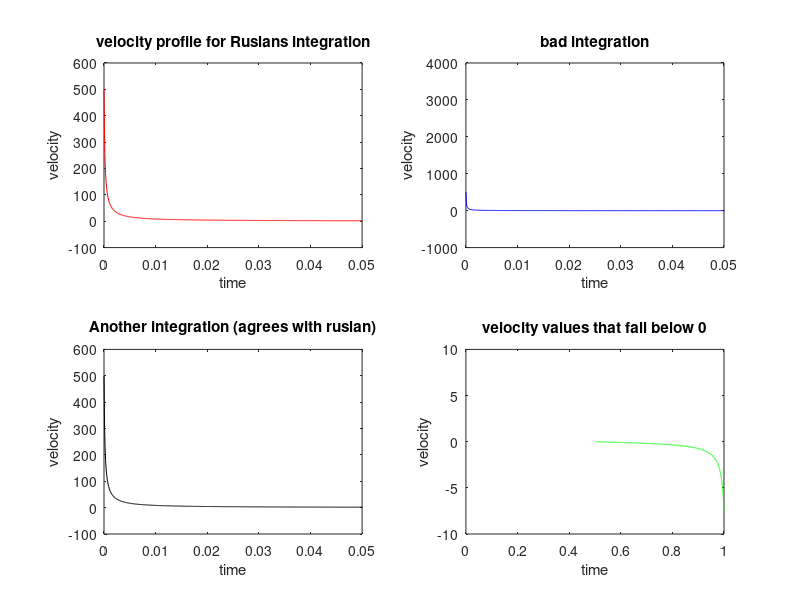

Source code (MATLAB):
%% define all parameters
depth_L = 10; % depth of the Langerhan cells 
r_LC = 4; % radius of Langerhan cells 
depth_SC = ((20+30)/2); % thickness of stratum corneum 
depth_VE = ((50+100)/2); % thickness of viable epidermis 
rho_LC = 1000; % 1000 Langherhan cells per mm
rho_SC = 1500; % density of stratum corneum kg/m^3
rho_VE = 1200; % density of viable epidermis kg/m^3
sig_SC = (3+25)/2; % average yield stress for stratum corneum in MPA
sig_VE = 2; % yield stress for viable epidermis in MPA
mu = 0.89; % water viscosity in micropascals per second
ymod_SC = 4; % youngs modulus of stratum corneum in gigapascals
ymod_VE = 3; % youngs modulus of viable epidermis in gigapascals
v_0 = (400+600)/2; % typical entry velocity of particle
r = (0.5+2.5)/2; % typical particle radius
rho_g = 19.32; % density of gold kg/m^3
c_D = 0.5; % drag coeffecient
c = 3; % yield constant

% calculate some parameters from others
A = pi * r^2; % area of the particle
rho_s = (rho_SC+rho_VE)/2; % average density for one skin system
sig_s = (sig_SC + sig_VE)/2; % average yield constant for one skin system
m = rho_g * A .* r; % mass of the particle

% from calculations, define some constantsa
alpha = (c * A * sig_s)/(0.5*c_D * A * rho_s);
beta = 1/(0.5*c_D * A * rho_s);
gamma = sqrt(c*c_D*rho_s*sig_s);

%% define velocity as a function of time
v = @(t) tan(((-t * sqrt(alpha))/(m * beta)) + ...
    atan(v_0/sqrt(alpha)))*sqrt(alpha);

t_test = @(t) ((sqrt(2) * sqrt(c) * sqrt(sig_s)) * ...
    tan((-t/m * sqrt(2)) * A * sqrt(c) * sqrt(rho_s) * sqrt(sig_s) + ...
    atan((sqrt(c_D)*sqrt(rho_s) * v_0)/(sqrt(2) * sqrt(c) * sqrt(sig_s))))) / ...
    (sqrt(c_D) * sqrt(rho_s));

t_test2 = @(t) (tan(-t/(sqrt(2)*m)*A*gamma + ...
    atan((v_0*c_D*rho_s)/(sqrt(2)*gamma))) * ...
    sqrt(2) * gamma) / ...
    (c_D * rho_s);

% these should equal v_0
v(0)
t_test(0)
t_test2(0)

%% run the simulation for each step
time = [0:0.0001:1];
speed1 = zeros(1, length(time));
speed2 = zeros(1, length(time));
speed3 = zeros(1, length(time));
under0 = zeros(1, length(time));

for i=1:length(time)
    speed1(i) = v(time(i));
    speed2(i) = t_test(time(i));
    speed3(i) = t_test2(time(i));
    if speed3(i) < 0 
        under0(i) = speed3(i);
    else
        under0(i) = inf;
    end
end

%% plot results

figure(1)
subplot(2, 2, 1)
plot(time, speed1, '-r')
title('velocity profile for Ruslans integration')
xlim([0, 0.05])
xlabel('time')
ylabel('velocity')

subplot(2, 2, 2)
plot(time, speed2, '-b')
title('bad integration')
xlim([0, 0.05])
xlabel('time')
ylabel('velocity')

subplot(2, 2, 3)
plot(time, speed3, '-k')
title('Another integration (agrees with ruslan)')
xlim([0, 0.05])
xlabel('time')
ylabel('velocity')

subplot(2, 2, 4)
plot(time, under0, '-g')
xlim([0,1])
ylim([-10, 10])
title('velocity values that fall below 0')
xlabel('time')
ylabel('velocity')

%% testing some values of time to see strange behaviour
time(5056:5058)
testa = (-time(5056:5058)./(sqrt(2)*m)*A*gamma)
testb = atan((sqrt(c_D)*sqrt(rho_s) * v_0)/(sqrt(2) * sqrt(c) * sqrt(sig_s)))

tan(testa + testb)








